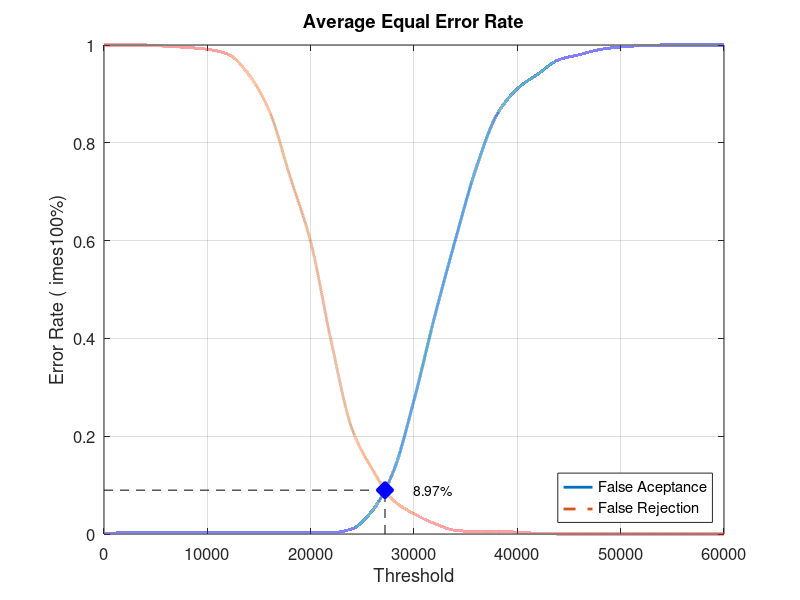
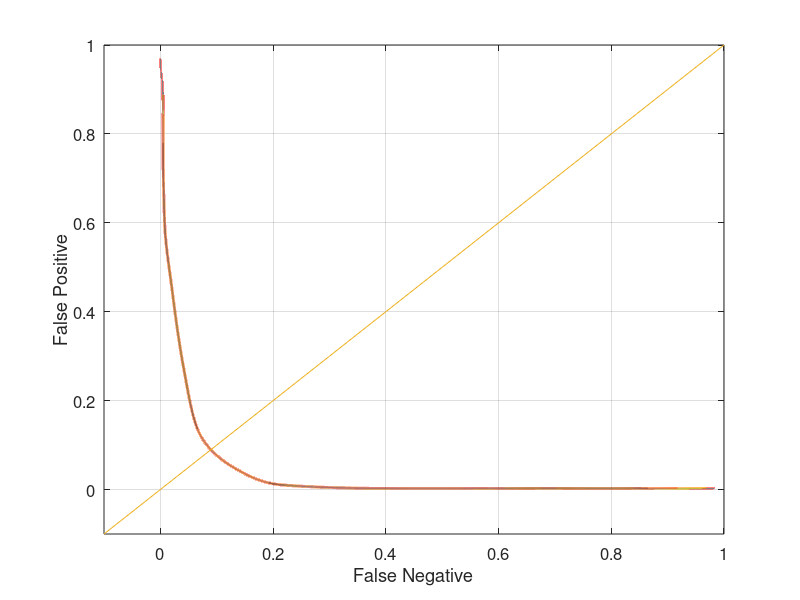

Write the MATLAB code that produced these figures, in order.
close all;
clear;
clc;
x = 0:2000:60000;
xq = 0:0.5:60000;

y0 = [0 0.00263158 0.00263158 0.00263158 0.00263158 0.00263158 0.00263158 0.00263158 0.00263158 0.00263158 0.00263158 0.00263158 0.0105263 0.0486842 0.127632 0.273684 0.444737 0.601316 0.747368 0.856579 0.910526 0.940789 0.969737 0.980263 0.990789 0.996053 0.998684 1 1 1 1]
yy0 = interp1(x, y0, xq, 'pchip');
y1 = [1 1 1 0.9975 0.995 0.99125 0.98125 0.94 0.865 0.73125 0.5975 0.3925 0.215 0.13125 0.06875 0.04125 0.02125 0.0075 0.005 0.005 0.00375 0.00125 0 0 0 0 0 0 0 0 0]
yy1 = interp1(x, y1, xq, 'pchip');

% Calculating EER: 
y2 = abs(y0 - y1);
find(y2 == min(y2))
yy2 = abs(yy0 - yy1);
xEER = find(yy2 == min(yy2));
xEERIndex = xq(xEER) % X-axis EER
yEER = yy0(xEER) % Y-axis EER

main = figure
plot(xq, yy0,'-','LineWidth', 2);	hold on
plot(xq, yy1,'--','LineWidth', 2);	hold on
plot([xEERIndex xEERIndex], [0 yEER], 'k--');	hold on
plot([0 xEERIndex], [yEER yEER], 'k--');	hold on
plot(xEERIndex, yEER, 'bx', 'LineWidth', 10);	hold on
text(xEERIndex + 10 * xEERIndex / 100, yEER, [num2str(round((10000 * yEER)) / 100) '%'])
legend('False Aceptance', 'False Rejection', 'Location', 'SouthEast')
xlabel('Threshold')
ylabel('Error Rate (	imes100%)')
title('Average Equal Error Rate')
set(gca, 'FontSize', 12)
axis([0 60000 0 1])
grid on

print(main, 'Experiment5AverageMain', '-dpng');
FNRxFPR = figure('Color', [1 1 1]);
plot(yy1, yy0, '-', yy1, yy0, 'LineWidth', 2);
hold on
y = -0.1:0.1:1
plot(y, y); 
set(gca, 'FontSize', 12)
xlabel('False Negative')
ylabel('False Positive')
axis([-0.1 1 -0.1 1])
set(gca, 'FontSize', 12)
grid on

print(FNRxFPR, 'Experiment5AverageFNRxFPR','-dpng');
